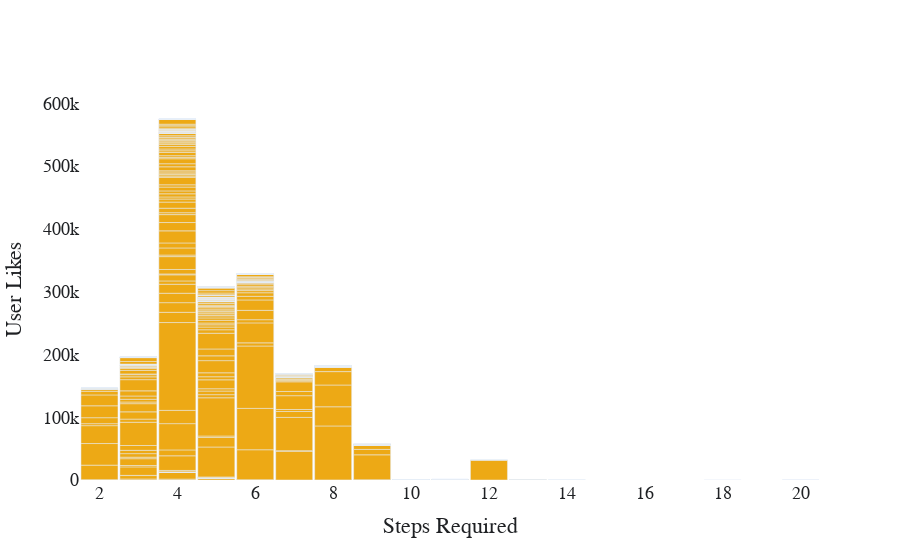

The cell this chart's notebook holds for it:
### Code cell
color = ['rgb(237, 169, 21)']*len(df['total_steps'])

fig = go.Figure(data = [go.Bar(
    y=df['user_likes'],
    x=df['total_steps'],
    marker_color = color
)])

fig.update_layout(
    xaxis_title = 'Steps Required',
    yaxis_title = 'User Likes',
    title={
        #'text': "Most Liked Step Count",
        'y':0.9,
        'x':0.5,
        'xanchor': 'center',
        'yanchor': 'top'},
    font = {'family': 'Arial',
           'size': 18,
           'color': 'rgb(31,33,36)'},
    plot_bgcolor = 'rgba(0,0,0,0)',
    paper_bgcolor = 'rgba(0,0,0,0)',
    bargap = 0.05
)

fig.show()

### Figure 1 — Plotly figure (JSON) as saved in the notebook; plotly's stock layout.template omitted (floating-point values rounded to 4 significant figures; data arrays with more than 128 entries replaced by an {"elided": "..."} marker saying what was removed)
{"data": [{"marker": {"color": {"elided": "606 str values"}}, "type": "bar", "x": {"elided": "606 int values"}, "y": {"elided": "606 int values"}}], "layout": {"bargap": 0.05, "font": {"color": "rgb(31,33,36)", "family": "Arial", "size": 18}, "paper_bgcolor": "rgba(0,0,0,0)", "plot_bgcolor": "rgba(0,0,0,0)", "title": {"x": 0.5, "xanchor": "center", "y": 0.9, "yanchor": "top"}, "xaxis": {"title": {"text": "Steps Required"}}, "yaxis": {"title": {"text": "User Likes"}}}}
